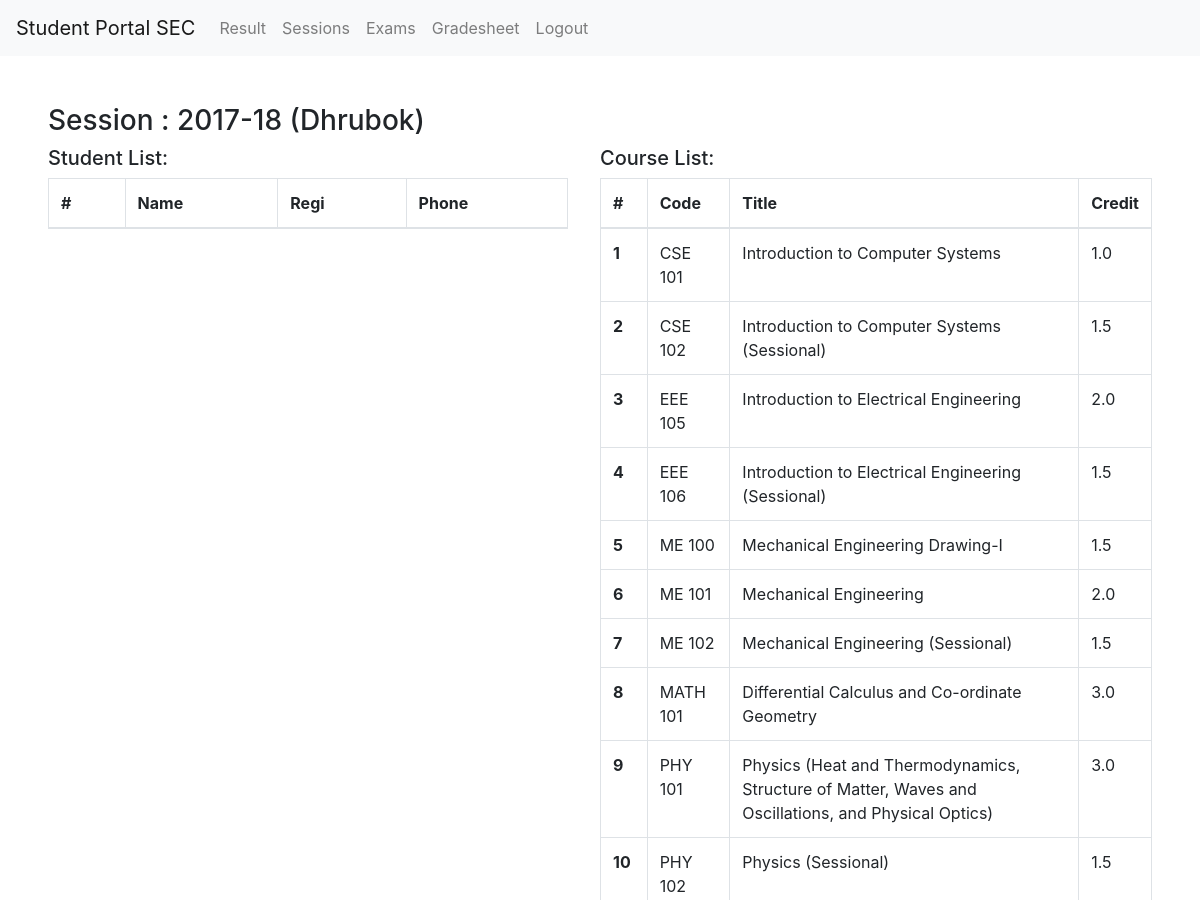
Page /view_session/2017-18/ (signed in, upper part) on the earlier database version.
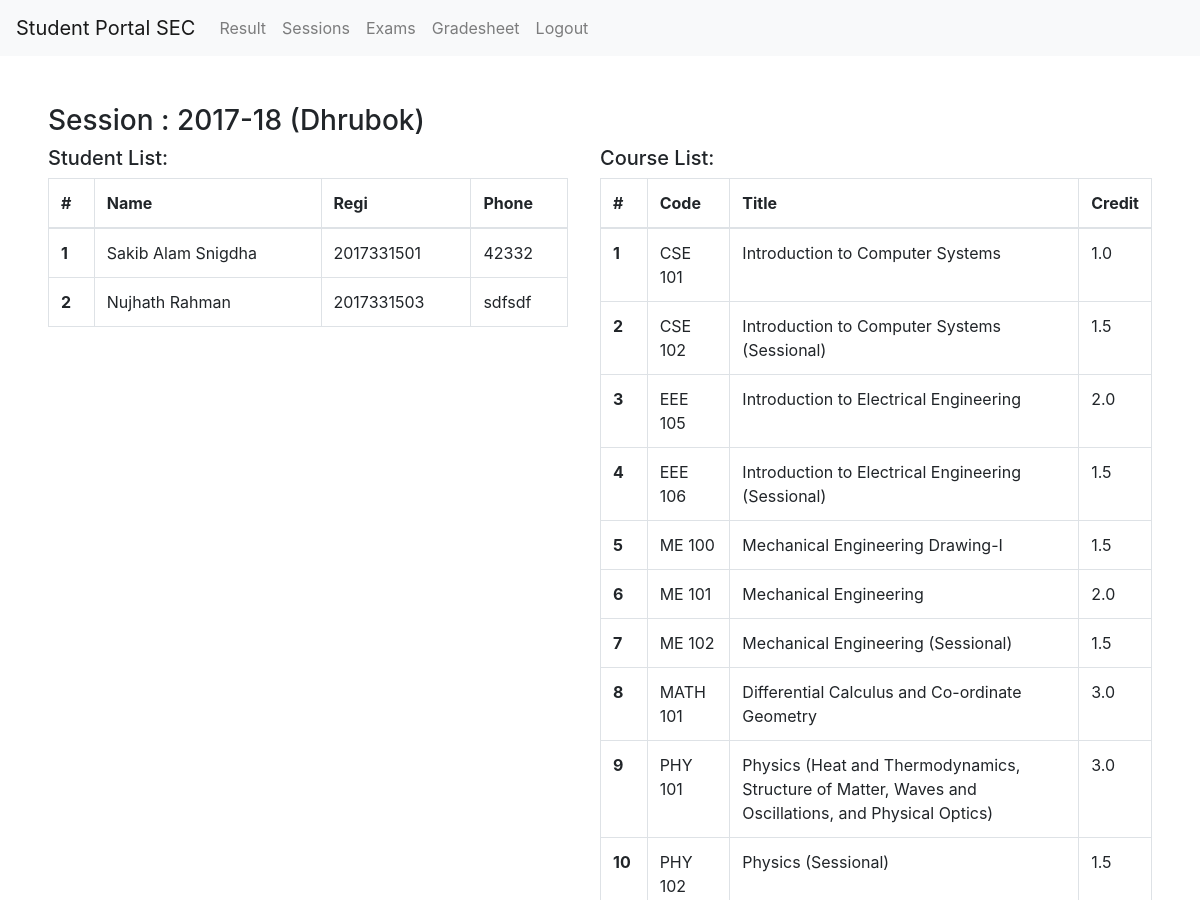
Same page on the later database version.
### student_result/models.py (models this page shows, shortened)
class Session(models.Model):
    created_at = models.DateTimeField(auto_now_add=True)
    year = models.CharField(max_length=10)
    name = models.CharField(max_length=20)
    courses = models.TextField()

class Student(models.Model):
    created_at = models.DateTimeField(auto_now_add=True)
    user_id = models.ForeignKey(User, null=True, on_delete=models.CASCADE)
    regi = models.CharField(max_length=15, unique=True)
    name = models.CharField(max_length=100)
    email = models.CharField(max_length=100)
    phone = models.CharField(max_length=20)
    address = models.TextField()
    hall = models.BooleanField(default=False)
    session = models.ForeignKey(Session, null=True, on_delete=models.CASCADE)

### student_result/views.py (the view)
# urls.py: path('view_session/<slug:year>/', views.view_session, name='view_session'),
def view_session(request, year):
    if request.user.is_authenticated and request.user.is_superuser:
        session = Session.objects.get(year=year)
        name = session.name
        courses = json.loads(session.courses)
        student_obj = Student.objects.filter(session=session)
        context = {}
        context['year'] = year
        context['name'] = name
        context['courses'] = courses
        context['students'] = student_obj
        return render(request, 'view_session.html', context)
    else:
      return redirect('home')

### student_result/templates/view_session.html
{% extends 'base.html' %}
{% block content %}
<h3>Session : {{ year }} ({{ name }})</h3>
<div style="display: grid; grid-template-columns: 1fr 1fr;">
    <div style="margin-right: 2em">
        <h5>Student List:</h5>
        <table class="table table-bordered">
            <thead>
              <tr>
                <th scope="col">#</th>
                <th scope="col">Name</th>
                <th scope="col">Regi</th>
                <th scope="col">Phone</th>
              </tr>
            </thead>
            <tbody>
                {% for student in students %}
                    <tr>
                        <th scope="row">{{ forloop.counter }}</th>
                        <td>{{ student.name }}</td>
                        <td>{{ student.regi }}</td>
                        <td>{{ student.phone }}</td>
                    </tr>
                {% endfor %}
            </tbody>
          </table>
    </div>
    <div>
        <h5>Course List:</h5>
        <table class="table table-bordered">
            <thead>
              <tr>
                <th scope="col">#</th>
                <th scope="col">Code</th>
                <th scope="col">Title</th>
                <th scope="col">Credit</th>
              </tr>
            </thead>
            <tbody>
                {% for course in courses %}
                    <tr>
                        <th scope="row">{{ forloop.counter }}</th>
                        <td>{{ course.code }}</td>
                        <td>{{ course.title }}</td>
                        <td>{{ course.credit }}</td>
                    </tr>
                {% endfor %}
            </tbody>
          </table>
    </div>
</div>
{% endblock content %}

Differences in the rows shown:
added Student: name "Sakib Alam Snigdha", regi "2017331501", phone "42332"
added Student: name "Nujhath Rahman", regi "2017331503", phone "sdfsdf"
